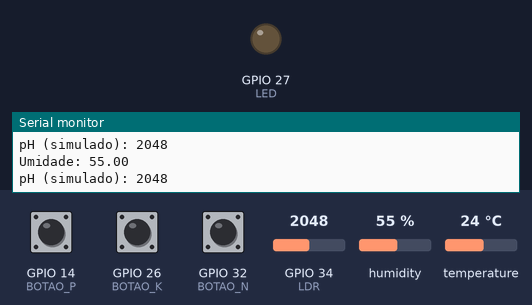
This sketch was run on a simulated ESP32. Parts: output pins drawn as LEDs (lit = HIGH), the last lines printed to the serial monitor. Inputs (shaded band) come from the test bench; at power-on: humidity 55 %, GPIO 14 (BOTAO_P) HIGH, GPIO 26 (BOTAO_K) HIGH, GPIO 32 (BOTAO_N) HIGH, GPIO 34 (LDR) = 2048, temperature 24 °C.

Above: at 1.8 s.
1.9 s: humidity set to 41 %
3.4 s: humidity set to 38 %
At 5.2 s:
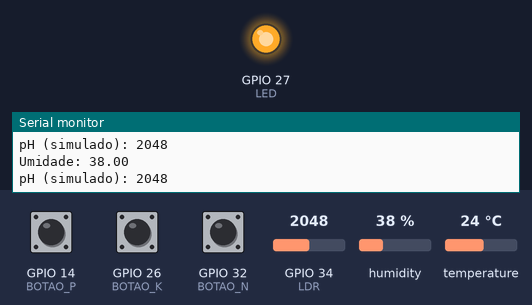
5.5 s: humidity set to 40 %
At 7.0 s:
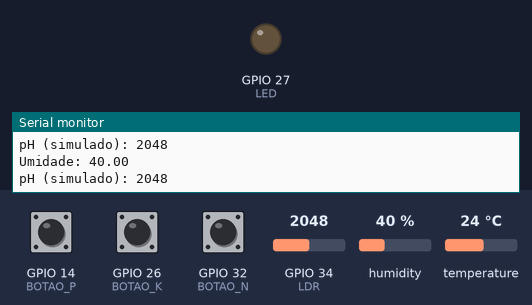
7.5 s: humidity set to 22 %
At 8.7 s:
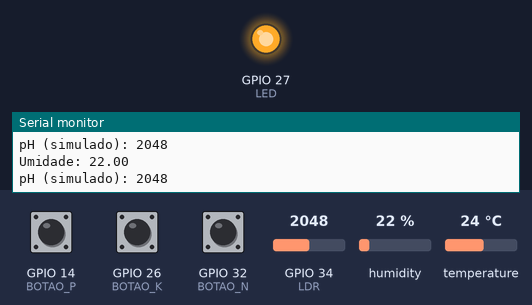
Timing chart, 0 to 10.5 s (numbered marks = the images above; inputs shaded):
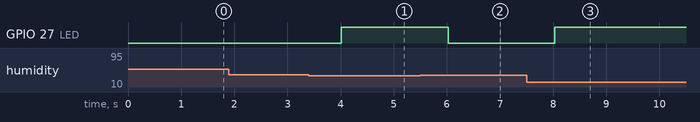

Measured:
- the behaviour switches between 40 and 39 % on humidity (found by bisection; images 0 and 1)
- after the input at 3.4 s, GPIO 27 (LED): LOW → HIGH after 0.62 s
- after the input at 5.5 s, GPIO 27 (LED): HIGH → LOW after 0.52 s
- after the input at 7.5 s, GPIO 27 (LED): LOW → HIGH after 0.53 s

The sketch:

sketch.ino
```cpp
#include "DHT.h"

#define DHTPIN 4
#define DHTTYPE DHT22

DHT dht(DHTPIN, DHTTYPE);

#define BOTAO_N 32
#define BOTAO_P 14
#define BOTAO_K 26
#define LED 27
#define LDR 34

void setup() {
  Serial.begin(115200);

  pinMode(BOTAO_N, INPUT_PULLUP);
  pinMode(BOTAO_P, INPUT_PULLUP);
  pinMode(BOTAO_K, INPUT_PULLUP);
  pinMode(LED, OUTPUT);

  dht.begin();
}

void loop() {
  float umidade = dht.readHumidity();
  int ph = analogRead(LDR);

  bool N = digitalRead(BOTAO_N) == LOW;
  bool P = digitalRead(BOTAO_P) == LOW;
  bool K = digitalRead(BOTAO_K) == LOW;

  // lógica simples de irrigação
  if (umidade < 40) {
    digitalWrite(LED, HIGH);
  } else {
    digitalWrite(LED, LOW);
  }

  Serial.print("Umidade: ");
  Serial.println(umidade);

  Serial.print("pH (simulado): ");
  Serial.println(ph);

  delay(1000);
}
```
